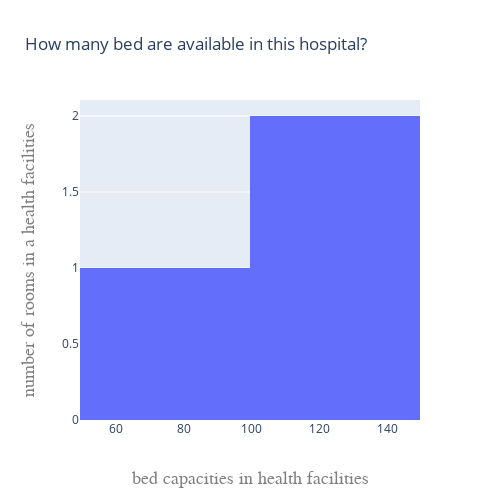

Notebook cell for this chart:
### Code cell
fig = go.Figure(data=[go.Histogram(x=df["How many bed are available in this hospital?"])])
fig.update_layout(
    height=500,
    width=500,
    title="How many bed are available in this hospital?",
    xaxis=go.layout.XAxis(
            title=go.layout.xaxis.Title(
                text="bed capacities in health facilities",
                font=dict(
                    family="Courier New, monospace",
                    size=18,
                    color="#7f7f7f"
                )
            )
        ),
        yaxis=go.layout.YAxis(
            title=go.layout.yaxis.Title(
                text="number of rooms in a health facilities",
                font=dict(
                    family="Courier New, monospace",
                    size=18,
                    color="#7f7f7f"
                )
            )
        )) 
fig.show()

### Figure 1 — Plotly figure (JSON) as saved in the notebook; plotly's stock layout.template omitted (floating-point values rounded to 4 significant figures)
{"data": [{"type": "histogram", "x": [null, null, null, null, null, null, null, 100, 50, 100]}], "layout": {"height": 500, "title": {"text": "How many bed are available in this hospital?"}, "width": 500, "xaxis": {"title": {"font": {"color": "#7f7f7f", "family": "Courier New, monospace", "size": 18}, "text": "bed capacities in health facilities"}}, "yaxis": {"title": {"font": {"color": "#7f7f7f", "family": "Courier New, monospace", "size": 18}, "text": "number of rooms in a health facilities"}}}}
